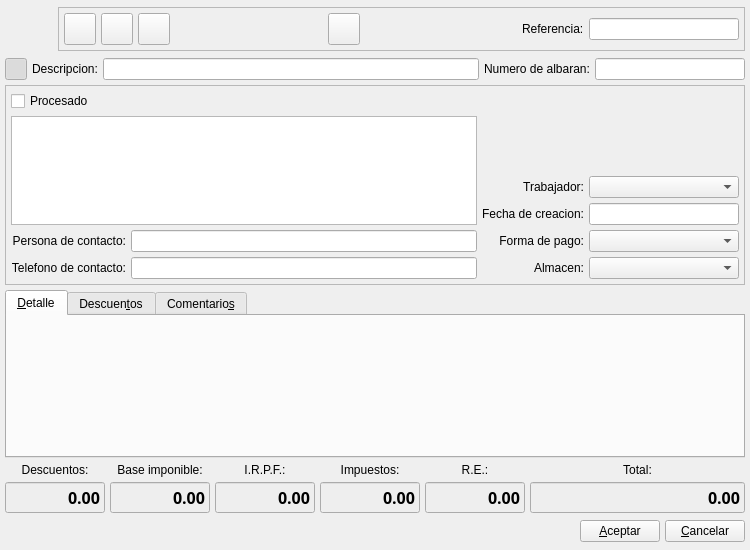
<ui version="4.0" >
 <class>AlbaranClienteBase</class>
 <widget class="QWidget" name="AlbaranClienteBase" >
  <property name="geometry" >
   <rect>
    <x>0</x>
    <y>0</y>
    <width>750</width>
    <height>550</height>
   </rect>
  </property>
  <property name="windowTitle" >
   <string>Nuevo albaran a cliente</string>
  </property>
  <property name="windowIcon" >
   <iconset resource="../../bulmages.qrc" >
    <normaloff>:/Images/client-delivery-note.svg</normaloff>:/Images/client-delivery-note.svg</iconset>
  </property>
  <layout class="QGridLayout" >
   <property name="margin" >
    <number>5</number>
   </property>
   <property name="spacing" >
    <number>5</number>
   </property>
   <item row="0" column="0" colspan="6" >
    <layout class="QHBoxLayout" >
     <property name="spacing" >
      <number>5</number>
     </property>
     <property name="margin" >
      <number>0</number>
     </property>
     <item>
      <widget class="QLabel" name="pixmapLabel1" >
       <property name="sizePolicy" >
        <sizepolicy vsizetype="Fixed" hsizetype="Fixed" >
         <horstretch>0</horstretch>
         <verstretch>0</verstretch>
        </sizepolicy>
       </property>
       <property name="minimumSize" >
        <size>
         <width>48</width>
         <height>48</height>
        </size>
       </property>
       <property name="maximumSize" >
        <size>
         <width>48</width>
         <height>48</height>
        </size>
       </property>
       <property name="pixmap" >
        <pixmap resource="../../bulmages.qrc" >:/Images/client-delivery-note.svg</pixmap>
       </property>
       <property name="scaledContents" >
        <bool>true</bool>
       </property>
      </widget>
     </item>
     <item>
      <widget class="QFrame" name="frame_3" >
       <property name="sizePolicy" >
        <sizepolicy vsizetype="Fixed" hsizetype="Expanding" >
         <horstretch>0</horstretch>
         <verstretch>0</verstretch>
        </sizepolicy>
       </property>
       <property name="frameShape" >
        <enum>QFrame::StyledPanel</enum>
       </property>
       <property name="frameShadow" >
        <enum>QFrame::Raised</enum>
       </property>
       <layout class="QHBoxLayout" >
        <property name="spacing" >
         <number>5</number>
        </property>
        <property name="margin" >
         <number>5</number>
        </property>
        <item>
         <widget class="QToolButton" name="mui_guardar" >
          <property name="minimumSize" >
           <size>
            <width>32</width>
            <height>32</height>
           </size>
          </property>
          <property name="maximumSize" >
           <size>
            <width>32</width>
            <height>32</height>
           </size>
          </property>
          <property name="toolTip" >
           <string>Guardar albaran</string>
          </property>
          <property name="whatsThis" >
           <string>Guardar albaran</string>
          </property>
          <property name="text" >
           <string/>
          </property>
          <property name="icon" >
           <iconset resource="../../bulmages.qrc" >
            <normaloff>:/Images/edit-save.svg</normaloff>:/Images/edit-save.svg</iconset>
          </property>
          <property name="iconSize" >
           <size>
            <width>32</width>
            <height>32</height>
           </size>
          </property>
         </widget>
        </item>
        <item>
         <widget class="QToolButton" name="mui_borrar" >
          <property name="minimumSize" >
           <size>
            <width>32</width>
            <height>32</height>
           </size>
          </property>
          <property name="maximumSize" >
           <size>
            <width>32</width>
            <height>32</height>
           </size>
          </property>
          <property name="toolTip" >
           <string>Borrar albaran</string>
          </property>
          <property name="whatsThis" >
           <string>Borrar albaran</string>
          </property>
          <property name="text" >
           <string/>
          </property>
          <property name="icon" >
           <iconset resource="../../bulmages.qrc" >
            <normaloff>:/Images/edit-delete.svg</normaloff>:/Images/edit-delete.svg</iconset>
          </property>
          <property name="iconSize" >
           <size>
            <width>32</width>
            <height>32</height>
           </size>
          </property>
         </widget>
        </item>
        <item>
         <widget class="QToolButton" name="mui_imprimir" >
          <property name="minimumSize" >
           <size>
            <width>32</width>
            <height>32</height>
           </size>
          </property>
          <property name="maximumSize" >
           <size>
            <width>32</width>
            <height>32</height>
           </size>
          </property>
          <property name="toolTip" >
           <string>Imprimir albaran</string>
          </property>
          <property name="whatsThis" >
           <string>Imprimir albaran</string>
          </property>
          <property name="text" >
           <string/>
          </property>
          <property name="icon" >
           <iconset resource="../../bulmages.qrc" >
            <normaloff>:/Images/document-print.svg</normaloff>:/Images/document-print.svg</iconset>
          </property>
          <property name="iconSize" >
           <size>
            <width>32</width>
            <height>32</height>
           </size>
          </property>
         </widget>
        </item>
        <item>
         <spacer>
          <property name="orientation" >
           <enum>Qt::Horizontal</enum>
          </property>
          <property name="sizeType" >
           <enum>QSizePolicy::Expanding</enum>
          </property>
          <property name="sizeHint" stdset="0" >
           <size>
            <width>50</width>
            <height>30</height>
           </size>
          </property>
         </spacer>
        </item>
        <item>
         <widget class="QToolButton" name="mui_verpedidocliente" >
          <property name="minimumSize" >
           <size>
            <width>32</width>
            <height>32</height>
           </size>
          </property>
          <property name="maximumSize" >
           <size>
            <width>32</width>
            <height>32</height>
           </size>
          </property>
          <property name="toolTip" >
           <string>Ver pedidos con la misma referencia</string>
          </property>
          <property name="whatsThis" >
           <string>Ver pedidos con la misma referencia</string>
          </property>
          <property name="text" >
           <string/>
          </property>
          <property name="icon" >
           <iconset resource="../../bulmages.qrc" >
            <normaloff>:/Images/client-delivery-order.svg</normaloff>:/Images/client-delivery-order.svg</iconset>
          </property>
          <property name="iconSize" >
           <size>
            <width>32</width>
            <height>32</height>
           </size>
          </property>
         </widget>
        </item>
        <item>
         <widget class="QFrame" name="mui_plugbotones" >
          <property name="sizePolicy" >
           <sizepolicy vsizetype="Expanding" hsizetype="Minimum" >
            <horstretch>0</horstretch>
            <verstretch>0</verstretch>
           </sizepolicy>
          </property>
          <property name="frameShape" >
           <enum>QFrame::NoFrame</enum>
          </property>
          <property name="frameShadow" >
           <enum>QFrame::Plain</enum>
          </property>
          <property name="lineWidth" >
           <number>0</number>
          </property>
         </widget>
        </item>
        <item>
         <spacer>
          <property name="orientation" >
           <enum>Qt::Horizontal</enum>
          </property>
          <property name="sizeType" >
           <enum>QSizePolicy::Expanding</enum>
          </property>
          <property name="sizeHint" stdset="0" >
           <size>
            <width>50</width>
            <height>30</height>
           </size>
          </property>
         </spacer>
        </item>
        <item>
         <widget class="QLabel" name="label5" >
          <property name="sizePolicy" >
           <sizepolicy vsizetype="Fixed" hsizetype="Preferred" >
            <horstretch>0</horstretch>
            <verstretch>0</verstretch>
           </sizepolicy>
          </property>
          <property name="text" >
           <string>Referencia:</string>
          </property>
          <property name="buddy" >
           <cstring>mui_refalbaran</cstring>
          </property>
         </widget>
        </item>
        <item>
         <widget class="BusquedaReferencia" name="mui_refalbaran" >
          <property name="minimumSize" >
           <size>
            <width>150</width>
            <height>0</height>
           </size>
          </property>
          <property name="maximumSize" >
           <size>
            <width>150</width>
            <height>16777215</height>
           </size>
          </property>
         </widget>
        </item>
       </layout>
      </widget>
     </item>
    </layout>
   </item>
   <item row="1" column="0" colspan="6" >
    <layout class="QHBoxLayout" >
     <property name="spacing" >
      <number>5</number>
     </property>
     <property name="margin" >
      <number>0</number>
     </property>
     <item>
      <widget class="QToolButton" name="mui_detalles" >
       <property name="minimumSize" >
        <size>
         <width>22</width>
         <height>22</height>
        </size>
       </property>
       <property name="maximumSize" >
        <size>
         <width>22</width>
         <height>22</height>
        </size>
       </property>
       <property name="toolTip" >
        <string>Mostrar/ocultar cabecera</string>
       </property>
       <property name="whatsThis" >
        <string>Mostrar/ocultar cabecera</string>
       </property>
       <property name="text" >
        <string/>
       </property>
       <property name="icon" >
        <iconset resource="../../bulmages.qrc" >
         <normaloff>:/Images/document-open.svg</normaloff>:/Images/document-open.svg</iconset>
       </property>
       <property name="iconSize" >
        <size>
         <width>32</width>
         <height>32</height>
        </size>
       </property>
       <property name="checkable" >
        <bool>true</bool>
       </property>
       <property name="checked" >
        <bool>true</bool>
       </property>
      </widget>
     </item>
     <item>
      <widget class="QLabel" name="label6" >
       <property name="sizePolicy" >
        <sizepolicy vsizetype="Fixed" hsizetype="Preferred" >
         <horstretch>0</horstretch>
         <verstretch>0</verstretch>
        </sizepolicy>
       </property>
       <property name="text" >
        <string>Descripcion:</string>
       </property>
       <property name="buddy" >
        <cstring>mui_descalbaran</cstring>
       </property>
      </widget>
     </item>
     <item>
      <widget class="QLineEdit" name="mui_descalbaran" >
       <property name="minimumSize" >
        <size>
         <width>190</width>
         <height>0</height>
        </size>
       </property>
       <property name="maxLength" >
        <number>150</number>
       </property>
      </widget>
     </item>
     <item>
      <widget class="QLabel" name="label7" >
       <property name="sizePolicy" >
        <sizepolicy vsizetype="Fixed" hsizetype="Preferred" >
         <horstretch>0</horstretch>
         <verstretch>0</verstretch>
        </sizepolicy>
       </property>
       <property name="text" >
        <string>Numero de albaran:</string>
       </property>
       <property name="buddy" >
        <cstring>mui_numalbaran</cstring>
       </property>
      </widget>
     </item>
     <item>
      <widget class="QLineEdit" name="mui_numalbaran" >
       <property name="sizePolicy" >
        <sizepolicy vsizetype="Fixed" hsizetype="Fixed" >
         <horstretch>0</horstretch>
         <verstretch>0</verstretch>
        </sizepolicy>
       </property>
       <property name="minimumSize" >
        <size>
         <width>150</width>
         <height>0</height>
        </size>
       </property>
       <property name="maximumSize" >
        <size>
         <width>150</width>
         <height>16777215</height>
        </size>
       </property>
      </widget>
     </item>
    </layout>
   </item>
   <item row="2" column="0" colspan="6" >
    <widget class="QFrame" name="frame" >
     <property name="sizePolicy" >
      <sizepolicy vsizetype="Preferred" hsizetype="Expanding" >
       <horstretch>0</horstretch>
       <verstretch>0</verstretch>
      </sizepolicy>
     </property>
     <property name="minimumSize" >
      <size>
       <width>0</width>
       <height>0</height>
      </size>
     </property>
     <property name="frameShape" >
      <enum>QFrame::StyledPanel</enum>
     </property>
     <property name="frameShadow" >
      <enum>QFrame::Raised</enum>
     </property>
     <layout class="QGridLayout" >
      <property name="margin" >
       <number>5</number>
      </property>
      <property name="spacing" >
       <number>5</number>
      </property>
      <item row="0" column="0" colspan="4" >
       <widget class="QCheckBox" name="mui_procesadoalbaran" >
        <property name="sizePolicy" >
         <sizepolicy vsizetype="Fixed" hsizetype="Preferred" >
          <horstretch>0</horstretch>
          <verstretch>0</verstretch>
         </sizepolicy>
        </property>
        <property name="text" >
         <string>Procesado</string>
        </property>
       </widget>
      </item>
      <item rowspan="3" row="1" column="0" colspan="2" >
       <widget class="BusquedaCliente" name="mui_idcliente" />
      </item>
      <item row="1" column="2" colspan="2" >
       <spacer>
        <property name="orientation" >
         <enum>Qt::Horizontal</enum>
        </property>
        <property name="sizeType" >
         <enum>QSizePolicy::Ignored</enum>
        </property>
        <property name="sizeHint" stdset="0" >
         <size>
          <width>40</width>
          <height>20</height>
         </size>
        </property>
       </spacer>
      </item>
      <item row="2" column="2" >
       <widget class="QLabel" name="label16" >
        <property name="sizePolicy" >
         <sizepolicy vsizetype="Fixed" hsizetype="Minimum" >
          <horstretch>0</horstretch>
          <verstretch>0</verstretch>
         </sizepolicy>
        </property>
        <property name="text" >
         <string>Trabajador:</string>
        </property>
        <property name="alignment" >
         <set>Qt::AlignRight|Qt::AlignTrailing|Qt::AlignVCenter</set>
        </property>
        <property name="buddy" >
         <cstring>mui_idtrabajador</cstring>
        </property>
       </widget>
      </item>
      <item row="2" column="3" >
       <widget class="BusquedaTrabajador" name="mui_idtrabajador" >
        <property name="minimumSize" >
         <size>
          <width>150</width>
          <height>0</height>
         </size>
        </property>
        <property name="maximumSize" >
         <size>
          <width>150</width>
          <height>16777215</height>
         </size>
        </property>
       </widget>
      </item>
      <item row="3" column="2" >
       <widget class="QLabel" name="label15" >
        <property name="sizePolicy" >
         <sizepolicy vsizetype="Fixed" hsizetype="Preferred" >
          <horstretch>0</horstretch>
          <verstretch>0</verstretch>
         </sizepolicy>
        </property>
        <property name="text" >
         <string>Fecha de creacion:</string>
        </property>
        <property name="alignment" >
         <set>Qt::AlignRight|Qt::AlignTrailing|Qt::AlignVCenter</set>
        </property>
        <property name="buddy" >
         <cstring>mui_fechaalbaran</cstring>
        </property>
       </widget>
      </item>
      <item row="3" column="3" >
       <widget class="BusquedaFecha" name="mui_fechaalbaran" >
        <property name="minimumSize" >
         <size>
          <width>150</width>
          <height>0</height>
         </size>
        </property>
        <property name="maximumSize" >
         <size>
          <width>150</width>
          <height>16777215</height>
         </size>
        </property>
       </widget>
      </item>
      <item row="4" column="0" >
       <widget class="QLabel" name="label14" >
        <property name="sizePolicy" >
         <sizepolicy vsizetype="Fixed" hsizetype="Preferred" >
          <horstretch>0</horstretch>
          <verstretch>0</verstretch>
         </sizepolicy>
        </property>
        <property name="text" >
         <string>Persona de contacto:</string>
        </property>
        <property name="alignment" >
         <set>Qt::AlignRight|Qt::AlignTrailing|Qt::AlignVCenter</set>
        </property>
        <property name="buddy" >
         <cstring>mui_contactalbaran</cstring>
        </property>
       </widget>
      </item>
      <item row="4" column="1" >
       <widget class="QLineEdit" name="mui_contactalbaran" />
      </item>
      <item row="4" column="2" >
       <widget class="QLabel" name="label12" >
        <property name="sizePolicy" >
         <sizepolicy vsizetype="Fixed" hsizetype="Preferred" >
          <horstretch>0</horstretch>
          <verstretch>0</verstretch>
         </sizepolicy>
        </property>
        <property name="text" >
         <string>Forma de pago:</string>
        </property>
        <property name="alignment" >
         <set>Qt::AlignRight|Qt::AlignTrailing|Qt::AlignVCenter</set>
        </property>
        <property name="buddy" >
         <cstring>mui_idforma_pago</cstring>
        </property>
       </widget>
      </item>
      <item row="4" column="3" >
       <widget class="BusquedaFormaPago" name="mui_idforma_pago" >
        <property name="minimumSize" >
         <size>
          <width>150</width>
          <height>0</height>
         </size>
        </property>
        <property name="maximumSize" >
         <size>
          <width>150</width>
          <height>16777215</height>
         </size>
        </property>
       </widget>
      </item>
      <item row="5" column="0" >
       <widget class="QLabel" name="label10" >
        <property name="sizePolicy" >
         <sizepolicy vsizetype="Fixed" hsizetype="Preferred" >
          <horstretch>0</horstretch>
          <verstretch>0</verstretch>
         </sizepolicy>
        </property>
        <property name="text" >
         <string>Telefono de contacto:</string>
        </property>
        <property name="alignment" >
         <set>Qt::AlignRight|Qt::AlignTrailing|Qt::AlignVCenter</set>
        </property>
        <property name="buddy" >
         <cstring>mui_telalbaran</cstring>
        </property>
       </widget>
      </item>
      <item row="5" column="1" >
       <widget class="QLineEdit" name="mui_telalbaran" />
      </item>
      <item row="5" column="2" >
       <widget class="QLabel" name="label13" >
        <property name="sizePolicy" >
         <sizepolicy vsizetype="Fixed" hsizetype="Preferred" >
          <horstretch>0</horstretch>
          <verstretch>0</verstretch>
         </sizepolicy>
        </property>
        <property name="midLineWidth" >
         <number>0</number>
        </property>
        <property name="text" >
         <string>Almacen:</string>
        </property>
        <property name="alignment" >
         <set>Qt::AlignRight|Qt::AlignTrailing|Qt::AlignVCenter</set>
        </property>
        <property name="buddy" >
         <cstring>mui_idalmacen</cstring>
        </property>
       </widget>
      </item>
      <item row="5" column="3" >
       <widget class="BusquedaAlmacen" name="mui_idalmacen" >
        <property name="minimumSize" >
         <size>
          <width>150</width>
          <height>0</height>
         </size>
        </property>
        <property name="maximumSize" >
         <size>
          <width>150</width>
          <height>16777215</height>
         </size>
        </property>
       </widget>
      </item>
     </layout>
    </widget>
   </item>
   <item row="3" column="0" colspan="6" >
    <widget class="QTabWidget" name="discounts" >
     <property name="sizePolicy" >
      <sizepolicy vsizetype="Expanding" hsizetype="Expanding" >
       <horstretch>0</horstretch>
       <verstretch>0</verstretch>
      </sizepolicy>
     </property>
     <property name="currentIndex" >
      <number>0</number>
     </property>
     <widget class="QWidget" name="tab1" >
      <property name="geometry" >
       <rect>
        <x>0</x>
        <y>0</y>
        <width>736</width>
        <height>126</height>
       </rect>
      </property>
      <attribute name="title" >
       <string>&amp;Detalle</string>
      </attribute>
      <layout class="QGridLayout" >
       <property name="margin" >
        <number>5</number>
       </property>
       <property name="spacing" >
        <number>5</number>
       </property>
       <item row="0" column="0" >
        <widget class="ListLinAlbaranClienteView" native="1" name="subform2" />
       </item>
      </layout>
     </widget>
     <widget class="QWidget" name="Tab2" >
      <property name="geometry" >
       <rect>
        <x>0</x>
        <y>0</y>
        <width>736</width>
        <height>126</height>
       </rect>
      </property>
      <attribute name="title" >
       <string>Descuen&amp;tos</string>
      </attribute>
      <layout class="QVBoxLayout" >
       <property name="spacing" >
        <number>5</number>
       </property>
       <property name="margin" >
        <number>5</number>
       </property>
       <item>
        <widget class="ListDescuentoAlbaranClienteView" native="1" name="m_descuentos" />
       </item>
      </layout>
     </widget>
     <widget class="QWidget" name="tab3" >
      <property name="geometry" >
       <rect>
        <x>0</x>
        <y>0</y>
        <width>736</width>
        <height>126</height>
       </rect>
      </property>
      <attribute name="title" >
       <string>Comentario&amp;s</string>
      </attribute>
      <layout class="QGridLayout" >
       <property name="margin" >
        <number>5</number>
       </property>
       <property name="spacing" >
        <number>5</number>
       </property>
       <item row="0" column="0" >
        <widget class="QLabel" name="label8" >
         <property name="text" >
          <string>Comentarios publicos:</string>
         </property>
        </widget>
       </item>
       <item row="0" column="1" >
        <widget class="QLabel" name="label9" >
         <property name="text" >
          <string>Comentarios privados:</string>
         </property>
        </widget>
       </item>
       <item row="1" column="1" >
        <widget class="QTextEdit" name="mui_comentprivalbaran" >
         <property name="sizePolicy" >
          <sizepolicy vsizetype="Preferred" hsizetype="Expanding" >
           <horstretch>0</horstretch>
           <verstretch>0</verstretch>
          </sizepolicy>
         </property>
        </widget>
       </item>
       <item row="1" column="0" >
        <widget class="QTextEdit" name="mui_comentalbaran" >
         <property name="sizePolicy" >
          <sizepolicy vsizetype="Preferred" hsizetype="Expanding" >
           <horstretch>0</horstretch>
           <verstretch>0</verstretch>
          </sizepolicy>
         </property>
        </widget>
       </item>
      </layout>
     </widget>
    </widget>
   </item>
   <item row="4" column="0" >
    <widget class="QLabel" name="label3" >
     <property name="sizePolicy" >
      <sizepolicy vsizetype="Preferred" hsizetype="Expanding" >
       <horstretch>0</horstretch>
       <verstretch>0</verstretch>
      </sizepolicy>
     </property>
     <property name="minimumSize" >
      <size>
       <width>100</width>
       <height>0</height>
      </size>
     </property>
     <property name="maximumSize" >
      <size>
       <width>100</width>
       <height>16777215</height>
      </size>
     </property>
     <property name="text" >
      <string>Descuentos:</string>
     </property>
     <property name="alignment" >
      <set>Qt::AlignCenter</set>
     </property>
    </widget>
   </item>
   <item row="4" column="1" >
    <widget class="QLabel" name="label2" >
     <property name="sizePolicy" >
      <sizepolicy vsizetype="Preferred" hsizetype="Expanding" >
       <horstretch>0</horstretch>
       <verstretch>0</verstretch>
      </sizepolicy>
     </property>
     <property name="minimumSize" >
      <size>
       <width>100</width>
       <height>0</height>
      </size>
     </property>
     <property name="maximumSize" >
      <size>
       <width>100</width>
       <height>16777215</height>
      </size>
     </property>
     <property name="text" >
      <string>Base imponible:</string>
     </property>
     <property name="alignment" >
      <set>Qt::AlignCenter</set>
     </property>
    </widget>
   </item>
   <item row="4" column="2" >
    <widget class="QLabel" name="label4_3" >
     <property name="sizePolicy" >
      <sizepolicy vsizetype="Preferred" hsizetype="Expanding" >
       <horstretch>0</horstretch>
       <verstretch>0</verstretch>
      </sizepolicy>
     </property>
     <property name="minimumSize" >
      <size>
       <width>100</width>
       <height>0</height>
      </size>
     </property>
     <property name="maximumSize" >
      <size>
       <width>100</width>
       <height>16777215</height>
      </size>
     </property>
     <property name="text" >
      <string>I.R.P.F.:</string>
     </property>
     <property name="alignment" >
      <set>Qt::AlignCenter</set>
     </property>
    </widget>
   </item>
   <item row="4" column="3" >
    <widget class="QLabel" name="label4" >
     <property name="sizePolicy" >
      <sizepolicy vsizetype="Preferred" hsizetype="Expanding" >
       <horstretch>0</horstretch>
       <verstretch>0</verstretch>
      </sizepolicy>
     </property>
     <property name="minimumSize" >
      <size>
       <width>100</width>
       <height>0</height>
      </size>
     </property>
     <property name="maximumSize" >
      <size>
       <width>100</width>
       <height>16777215</height>
      </size>
     </property>
     <property name="text" >
      <string>Impuestos:</string>
     </property>
     <property name="alignment" >
      <set>Qt::AlignCenter</set>
     </property>
    </widget>
   </item>
   <item row="4" column="4" >
    <widget class="QLabel" name="label4_2" >
     <property name="sizePolicy" >
      <sizepolicy vsizetype="Preferred" hsizetype="Expanding" >
       <horstretch>0</horstretch>
       <verstretch>0</verstretch>
      </sizepolicy>
     </property>
     <property name="minimumSize" >
      <size>
       <width>100</width>
       <height>0</height>
      </size>
     </property>
     <property name="maximumSize" >
      <size>
       <width>100</width>
       <height>16777215</height>
      </size>
     </property>
     <property name="text" >
      <string>R.E.:</string>
     </property>
     <property name="alignment" >
      <set>Qt::AlignCenter</set>
     </property>
    </widget>
   </item>
   <item row="4" column="5" >
    <widget class="QLabel" name="label1" >
     <property name="sizePolicy" >
      <sizepolicy vsizetype="Fixed" hsizetype="Expanding" >
       <horstretch>0</horstretch>
       <verstretch>0</verstretch>
      </sizepolicy>
     </property>
     <property name="minimumSize" >
      <size>
       <width>100</width>
       <height>0</height>
      </size>
     </property>
     <property name="text" >
      <string>Total:</string>
     </property>
     <property name="alignment" >
      <set>Qt::AlignCenter</set>
     </property>
    </widget>
   </item>
   <item row="5" column="0" >
    <widget class="QLineEdit" name="m_totalDiscounts" >
     <property name="enabled" >
      <bool>true</bool>
     </property>
     <property name="minimumSize" >
      <size>
       <width>100</width>
       <height>0</height>
      </size>
     </property>
     <property name="maximumSize" >
      <size>
       <width>100</width>
       <height>16777215</height>
      </size>
     </property>
     <property name="palette" >
      <palette>
       <active>
        <colorrole role="Base" >
         <brush brushstyle="SolidPattern" >
          <color alpha="255" >
           <red>238</red>
           <green>238</green>
           <blue>238</blue>
          </color>
         </brush>
        </colorrole>
       </active>
       <inactive>
        <colorrole role="Base" >
         <brush brushstyle="SolidPattern" >
          <color alpha="255" >
           <red>238</red>
           <green>238</green>
           <blue>238</blue>
          </color>
         </brush>
        </colorrole>
       </inactive>
       <disabled>
        <colorrole role="Base" >
         <brush brushstyle="SolidPattern" >
          <color alpha="255" >
           <red>255</red>
           <green>255</green>
           <blue>255</blue>
          </color>
         </brush>
        </colorrole>
       </disabled>
      </palette>
     </property>
     <property name="font" >
      <font>
       <family>Sans Serif</family>
       <pointsize>12</pointsize>
       <weight>75</weight>
       <italic>false</italic>
       <bold>true</bold>
       <underline>false</underline>
       <strikeout>false</strikeout>
      </font>
     </property>
     <property name="focusPolicy" >
      <enum>Qt::NoFocus</enum>
     </property>
     <property name="acceptDrops" >
      <bool>false</bool>
     </property>
     <property name="text" >
      <string>0.00</string>
     </property>
     <property name="alignment" >
      <set>Qt::AlignRight</set>
     </property>
     <property name="readOnly" >
      <bool>true</bool>
     </property>
    </widget>
   </item>
   <item row="5" column="1" >
    <widget class="QLineEdit" name="m_totalBases" >
     <property name="minimumSize" >
      <size>
       <width>100</width>
       <height>0</height>
      </size>
     </property>
     <property name="maximumSize" >
      <size>
       <width>100</width>
       <height>16777215</height>
      </size>
     </property>
     <property name="palette" >
      <palette>
       <active>
        <colorrole role="Base" >
         <brush brushstyle="SolidPattern" >
          <color alpha="255" >
           <red>238</red>
           <green>238</green>
           <blue>238</blue>
          </color>
         </brush>
        </colorrole>
       </active>
       <inactive>
        <colorrole role="Base" >
         <brush brushstyle="SolidPattern" >
          <color alpha="255" >
           <red>238</red>
           <green>238</green>
           <blue>238</blue>
          </color>
         </brush>
        </colorrole>
       </inactive>
       <disabled>
        <colorrole role="Base" >
         <brush brushstyle="SolidPattern" >
          <color alpha="255" >
           <red>255</red>
           <green>255</green>
           <blue>255</blue>
          </color>
         </brush>
        </colorrole>
       </disabled>
      </palette>
     </property>
     <property name="font" >
      <font>
       <family>Sans Serif</family>
       <pointsize>12</pointsize>
       <weight>75</weight>
       <italic>false</italic>
       <bold>true</bold>
       <underline>false</underline>
       <strikeout>false</strikeout>
      </font>
     </property>
     <property name="focusPolicy" >
      <enum>Qt::NoFocus</enum>
     </property>
     <property name="acceptDrops" >
      <bool>false</bool>
     </property>
     <property name="text" >
      <string>0.00</string>
     </property>
     <property name="alignment" >
      <set>Qt::AlignRight</set>
     </property>
     <property name="readOnly" >
      <bool>true</bool>
     </property>
    </widget>
   </item>
   <item row="5" column="2" >
    <widget class="QLineEdit" name="m_totalIRPF" >
     <property name="minimumSize" >
      <size>
       <width>100</width>
       <height>0</height>
      </size>
     </property>
     <property name="maximumSize" >
      <size>
       <width>100</width>
       <height>16777215</height>
      </size>
     </property>
     <property name="palette" >
      <palette>
       <active>
        <colorrole role="Base" >
         <brush brushstyle="SolidPattern" >
          <color alpha="255" >
           <red>238</red>
           <green>238</green>
           <blue>238</blue>
          </color>
         </brush>
        </colorrole>
       </active>
       <inactive>
        <colorrole role="Base" >
         <brush brushstyle="SolidPattern" >
          <color alpha="255" >
           <red>238</red>
           <green>238</green>
           <blue>238</blue>
          </color>
         </brush>
        </colorrole>
       </inactive>
       <disabled>
        <colorrole role="Base" >
         <brush brushstyle="SolidPattern" >
          <color alpha="255" >
           <red>255</red>
           <green>255</green>
           <blue>255</blue>
          </color>
         </brush>
        </colorrole>
       </disabled>
      </palette>
     </property>
     <property name="font" >
      <font>
       <family>Sans Serif</family>
       <pointsize>12</pointsize>
       <weight>75</weight>
       <italic>false</italic>
       <bold>true</bold>
       <underline>false</underline>
       <strikeout>false</strikeout>
      </font>
     </property>
     <property name="focusPolicy" >
      <enum>Qt::NoFocus</enum>
     </property>
     <property name="acceptDrops" >
      <bool>false</bool>
     </property>
     <property name="text" >
      <string>0.00</string>
     </property>
     <property name="alignment" >
      <set>Qt::AlignRight</set>
     </property>
     <property name="readOnly" >
      <bool>true</bool>
     </property>
    </widget>
   </item>
   <item row="5" column="3" >
    <widget class="QLineEdit" name="m_totalTaxes" >
     <property name="minimumSize" >
      <size>
       <width>100</width>
       <height>0</height>
      </size>
     </property>
     <property name="maximumSize" >
      <size>
       <width>100</width>
       <height>16777215</height>
      </size>
     </property>
     <property name="palette" >
      <palette>
       <active>
        <colorrole role="Base" >
         <brush brushstyle="SolidPattern" >
          <color alpha="255" >
           <red>238</red>
           <green>238</green>
           <blue>238</blue>
          </color>
         </brush>
        </colorrole>
       </active>
       <inactive>
        <colorrole role="Base" >
         <brush brushstyle="SolidPattern" >
          <color alpha="255" >
           <red>238</red>
           <green>238</green>
           <blue>238</blue>
          </color>
         </brush>
        </colorrole>
       </inactive>
       <disabled>
        <colorrole role="Base" >
         <brush brushstyle="SolidPattern" >
          <color alpha="255" >
           <red>255</red>
           <green>255</green>
           <blue>255</blue>
          </color>
         </brush>
        </colorrole>
       </disabled>
      </palette>
     </property>
     <property name="font" >
      <font>
       <family>Sans Serif</family>
       <pointsize>12</pointsize>
       <weight>75</weight>
       <italic>false</italic>
       <bold>true</bold>
       <underline>false</underline>
       <strikeout>false</strikeout>
      </font>
     </property>
     <property name="focusPolicy" >
      <enum>Qt::NoFocus</enum>
     </property>
     <property name="acceptDrops" >
      <bool>false</bool>
     </property>
     <property name="text" >
      <string>0.00</string>
     </property>
     <property name="alignment" >
      <set>Qt::AlignRight</set>
     </property>
     <property name="readOnly" >
      <bool>true</bool>
     </property>
    </widget>
   </item>
   <item row="5" column="4" >
    <widget class="QLineEdit" name="m_totalReqEq" >
     <property name="minimumSize" >
      <size>
       <width>100</width>
       <height>0</height>
      </size>
     </property>
     <property name="maximumSize" >
      <size>
       <width>100</width>
       <height>16777215</height>
      </size>
     </property>
     <property name="palette" >
      <palette>
       <active>
        <colorrole role="Base" >
         <brush brushstyle="SolidPattern" >
          <color alpha="255" >
           <red>238</red>
           <green>238</green>
           <blue>238</blue>
          </color>
         </brush>
        </colorrole>
       </active>
       <inactive>
        <colorrole role="Base" >
         <brush brushstyle="SolidPattern" >
          <color alpha="255" >
           <red>238</red>
           <green>238</green>
           <blue>238</blue>
          </color>
         </brush>
        </colorrole>
       </inactive>
       <disabled>
        <colorrole role="Base" >
         <brush brushstyle="SolidPattern" >
          <color alpha="255" >
           <red>255</red>
           <green>255</green>
           <blue>255</blue>
          </color>
         </brush>
        </colorrole>
       </disabled>
      </palette>
     </property>
     <property name="font" >
      <font>
       <family>Sans Serif</family>
       <pointsize>12</pointsize>
       <weight>75</weight>
       <italic>false</italic>
       <bold>true</bold>
       <underline>false</underline>
       <strikeout>false</strikeout>
      </font>
     </property>
     <property name="focusPolicy" >
      <enum>Qt::NoFocus</enum>
     </property>
     <property name="acceptDrops" >
      <bool>false</bool>
     </property>
     <property name="text" >
      <string>0.00</string>
     </property>
     <property name="alignment" >
      <set>Qt::AlignRight</set>
     </property>
     <property name="readOnly" >
      <bool>true</bool>
     </property>
    </widget>
   </item>
   <item row="5" column="5" >
    <widget class="QLineEdit" name="m_totalalbaran" >
     <property name="enabled" >
      <bool>true</bool>
     </property>
     <property name="minimumSize" >
      <size>
       <width>100</width>
       <height>0</height>
      </size>
     </property>
     <property name="palette" >
      <palette>
       <active>
        <colorrole role="Base" >
         <brush brushstyle="SolidPattern" >
          <color alpha="255" >
           <red>238</red>
           <green>238</green>
           <blue>238</blue>
          </color>
         </brush>
        </colorrole>
       </active>
       <inactive>
        <colorrole role="Base" >
         <brush brushstyle="SolidPattern" >
          <color alpha="255" >
           <red>238</red>
           <green>238</green>
           <blue>238</blue>
          </color>
         </brush>
        </colorrole>
       </inactive>
       <disabled>
        <colorrole role="Base" >
         <brush brushstyle="SolidPattern" >
          <color alpha="255" >
           <red>255</red>
           <green>255</green>
           <blue>255</blue>
          </color>
         </brush>
        </colorrole>
       </disabled>
      </palette>
     </property>
     <property name="font" >
      <font>
       <family>Sans Serif</family>
       <pointsize>12</pointsize>
       <weight>75</weight>
       <italic>false</italic>
       <bold>true</bold>
       <underline>false</underline>
       <strikeout>false</strikeout>
      </font>
     </property>
     <property name="focusPolicy" >
      <enum>Qt::NoFocus</enum>
     </property>
     <property name="acceptDrops" >
      <bool>false</bool>
     </property>
     <property name="autoFillBackground" >
      <bool>true</bool>
     </property>
     <property name="text" >
      <string>0.00</string>
     </property>
     <property name="frame" >
      <bool>true</bool>
     </property>
     <property name="alignment" >
      <set>Qt::AlignRight</set>
     </property>
     <property name="readOnly" >
      <bool>true</bool>
     </property>
    </widget>
   </item>
   <item row="6" column="0" colspan="6" >
    <layout class="QHBoxLayout" >
     <property name="spacing" >
      <number>5</number>
     </property>
     <property name="margin" >
      <number>0</number>
     </property>
     <item>
      <spacer>
       <property name="orientation" >
        <enum>Qt::Horizontal</enum>
       </property>
       <property name="sizeHint" stdset="0" >
        <size>
         <width>371</width>
         <height>27</height>
        </size>
       </property>
      </spacer>
     </item>
     <item>
      <widget class="QPushButton" name="mui_aceptar" >
       <property name="text" >
        <string>&amp;Aceptar</string>
       </property>
      </widget>
     </item>
     <item>
      <widget class="QPushButton" name="mui_cancelar" >
       <property name="text" >
        <string>&amp;Cancelar</string>
       </property>
      </widget>
     </item>
    </layout>
   </item>
  </layout>
 </widget>
 <layoutdefault spacing="2" margin="2" />
 <customwidgets>
  <customwidget>
   <class>ListLinAlbaranClienteView</class>
   <extends>QWidget</extends>
   <header>listlinalbaranclienteview.h</header>
  </customwidget>
  <customwidget>
   <class>BusquedaReferencia</class>
   <extends>QLineEdit</extends>
   <header>busquedareferencia.h</header>
  </customwidget>
  <customwidget>
   <class>ListDescuentoAlbaranClienteView</class>
   <extends>QWidget</extends>
   <header>listdescalbaranclienteview.h</header>
  </customwidget>
  <customwidget>
   <class>BusquedaCliente</class>
   <extends>QTextEdit</extends>
   <header>busquedacliente.h</header>
  </customwidget>
  <customwidget>
   <class>BusquedaFecha</class>
   <extends>QLineEdit</extends>
   <header>../../bulmalib/src/busquedafecha.h</header>
  </customwidget>
  <customwidget>
   <class>BusquedaFormaPago</class>
   <extends>QComboBox</extends>
   <header>busquedaformapago.h</header>
  </customwidget>
  <customwidget>
   <class>BusquedaAlmacen</class>
   <extends>QComboBox</extends>
   <header>busquedaalmacen.h</header>
  </customwidget>
  <customwidget>
   <class>BusquedaTrabajador</class>
   <extends>QComboBox</extends>
   <header>busquedatrabajador.h</header>
  </customwidget>
 </customwidgets>
 <resources>
  <include location="../../bulmages.qrc" />
 </resources>
 <connections>
  <connection>
   <sender>mui_detalles</sender>
   <signal>toggled(bool)</signal>
   <receiver>frame</receiver>
   <slot>setShown(bool)</slot>
   <hints>
    <hint type="sourcelabel" >
     <x>14</x>
     <y>70</y>
    </hint>
    <hint type="destinationlabel" >
     <x>23</x>
     <y>194</y>
    </hint>
   </hints>
  </connection>
 </connections>
</ui>
